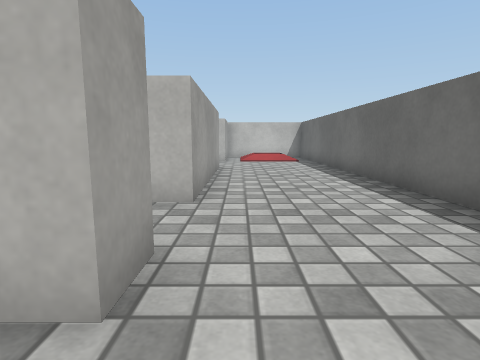
view 1 (above)

19 first-person views from a walk through a Unity game level. The camera is 0.51 m above the floor, tilts 8° down and sees 80° across. The floor is counted in squares, 0.5 m on a side. Each view is taken from the middle of a square. On the plan, view 1 faces up. The plan holds only what a view shows up to about 12 squares ahead; the rest is blank. Surface patterns are stand-ins for the level's own textures.

view 2
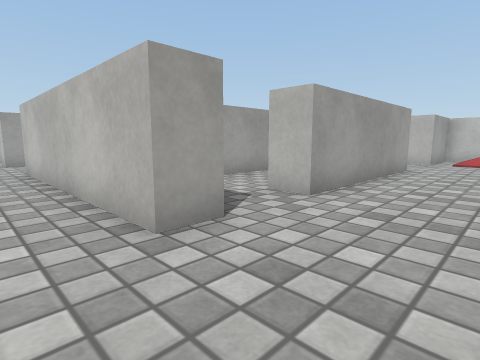

view 3
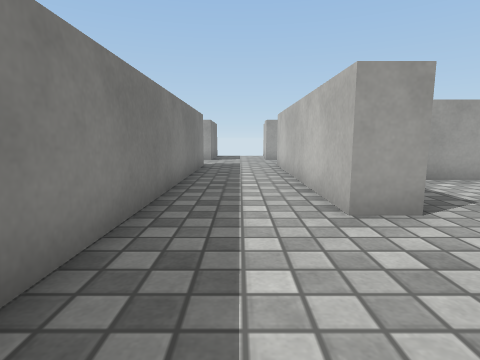

view 4
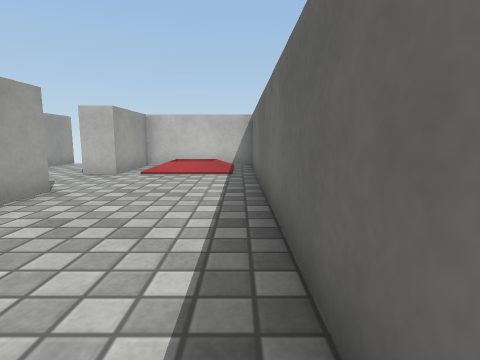

view 5
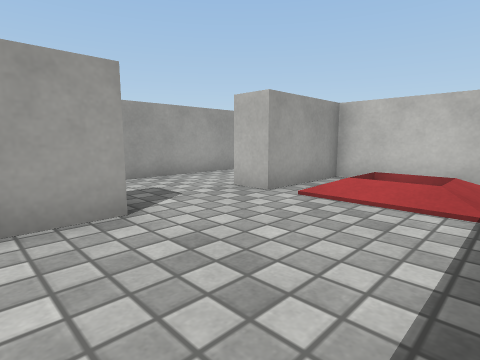

view 6
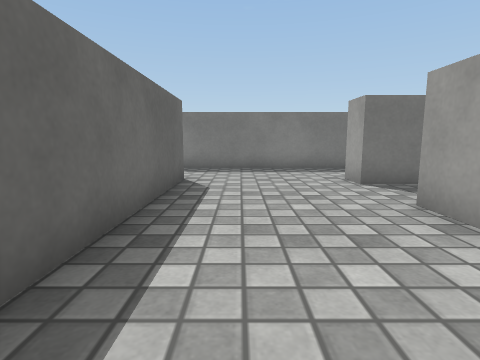

view 7
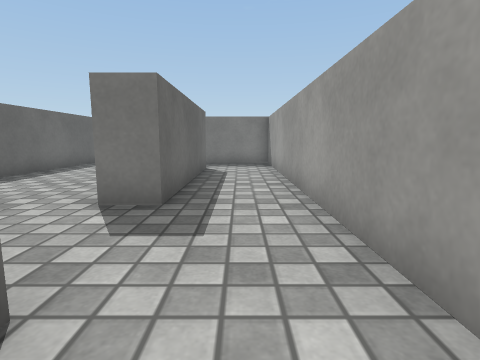

view 8
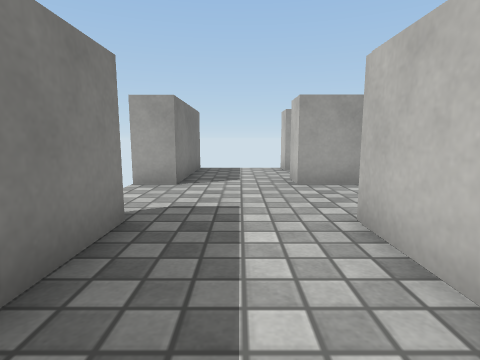

view 9
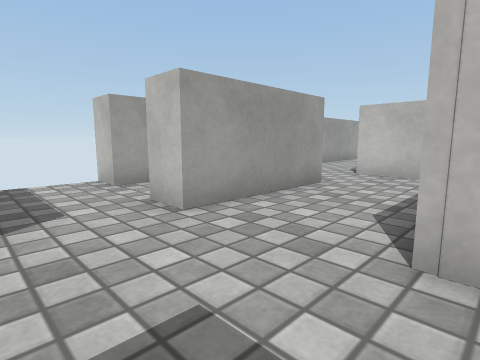

view 10
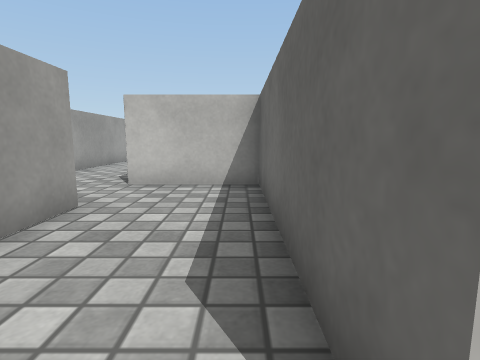

view 11
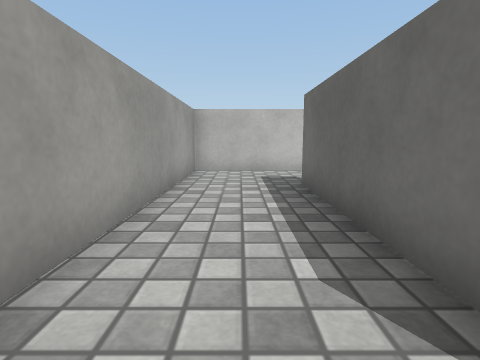

view 12
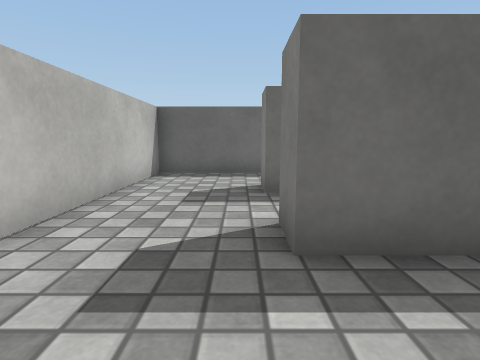

view 13
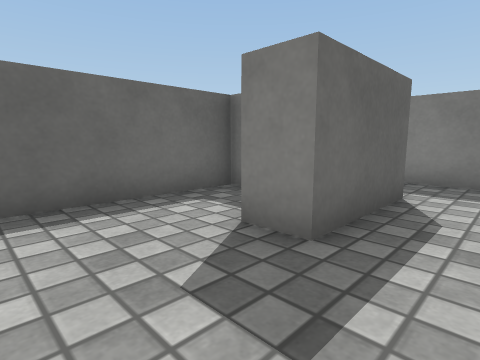

view 14
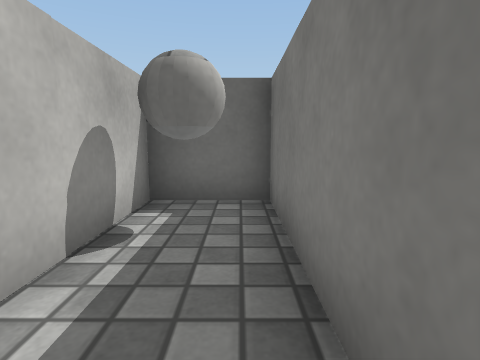

view 15
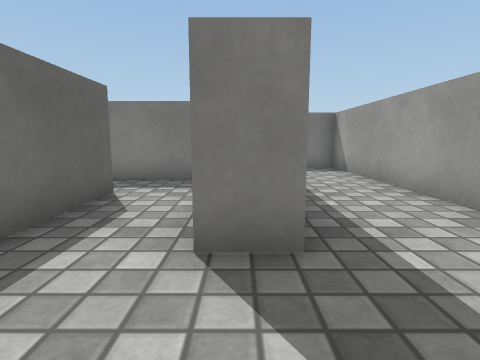

view 16
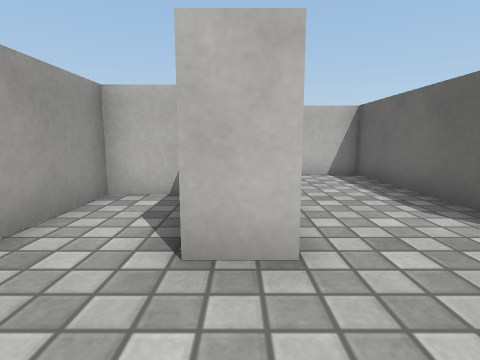

view 17
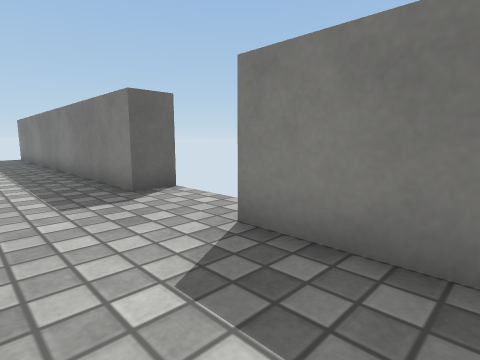

view 18
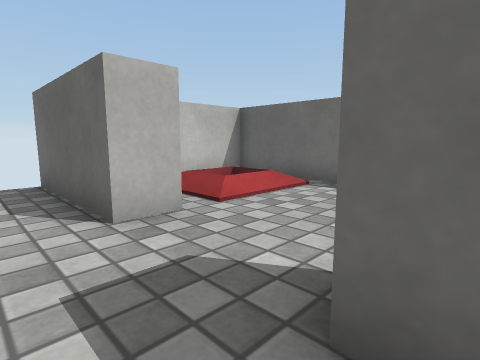

view 19
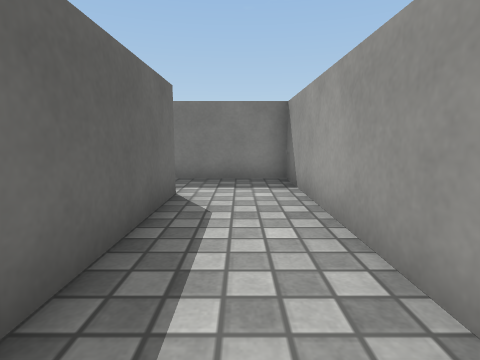

### Floor plan
Ten units are one square. View 1 is at (0, 0); x grows to the right and y downward. Boxes are objects, and circles mark ways between rooms. Rooms are numbered by the first view taken in them; rooms with no view inside come last. Other rooms are left out.
<svg viewBox="-160 -180 206 210">
<path fill="none" stroke="#000" d="M-18 -46 -18 -106 -8 -106 -8 -46 -18 -46M35 -15 35 -165 -8 -165 -8 -135 -18 -135 -18 -175M-115 -54 -115 -13 -125 -13M-86 25 -86 15 41 15M-131 -43 -145 -43 -145 -15 -155 -15M-42 -172 -42 -25 -8 -25 -8 -15 -86 -15 -86 -75 -106 -75M-155 15 -115 15 -115 25M-98 -85 -52 -85 -52 -165 -145 -165 -145 -53 -135 -53M-116 -85 -116 -135 -105 -135M-106 -75 -116 -75"/>
<rect x="-85" y="-115" width="30" height="10" fill="#bbb"><title>block</title></rect>
<rect x="-85" y="-135" width="10" height="20" fill="#bbb"><title>block</title></rect>
<rect x="-75" y="-105" width="20" height="20" fill="#bbb"><title>white ball</title></rect>
<circle cx="-115" cy="-65" r="3" fill="#2a7"/>
<text x="-30" y="-50">1</text>
<text x="-100" y="-120">2</text>
</svg>
Room 1 opens to room 2.

Where each view was taken, in squares from view 1:
view 1: 0 up, 0 right, facing up
view 2: 0 up, 2 right, facing up-left
view 3: 0 up, 3 right, facing left
view 4: 5 up, 3 right, facing up
view 5: 9 up, 3 right, facing up-left
view 6: 9 up, 2 right, facing down
view 7: 15 up, 3 left, facing down
view 8: 0 up, 5 left, facing left
view 9: 1 down, 8 left, facing up-left
view 10: 1 up, 9 left, facing up
view 11: 7 up, 13 left, facing up
view 12: 14 up, 14 left, facing right
view 13: 16 up, 10 left, facing down-right
view 14: 9 up, 10 left, facing right
view 15: 16 up, 11 left, facing down
view 16: 1 down, 12 left, facing up
view 17: 1 up, 14 left, facing down-right
view 18: 10 up, 3 left, facing up-right
view 19: 10 up, 3 left, facing down
